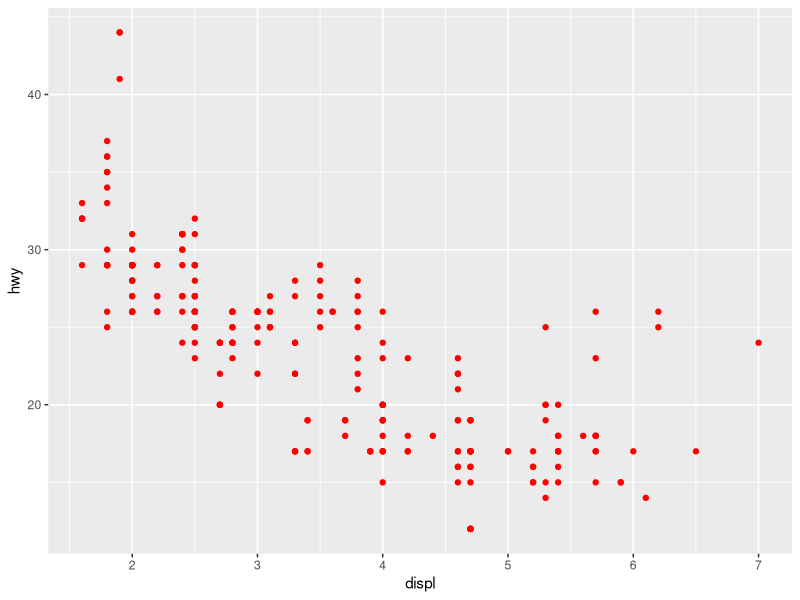
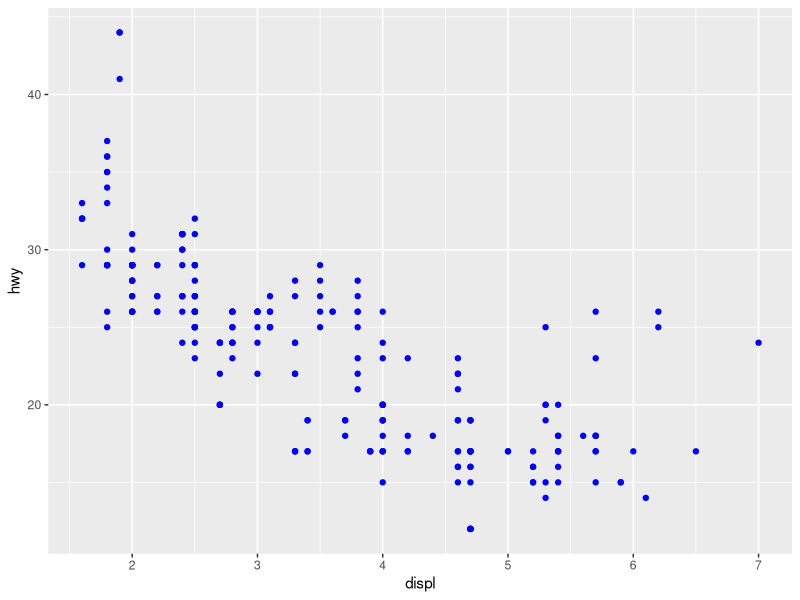
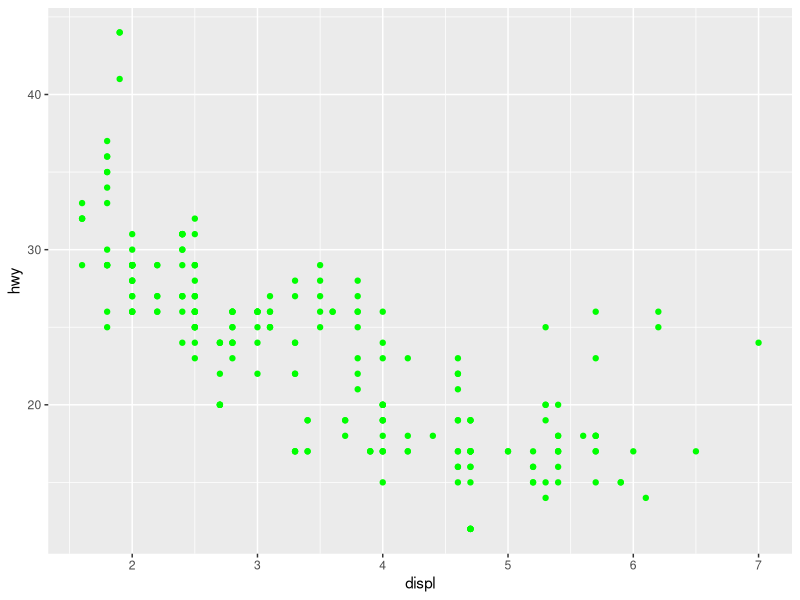
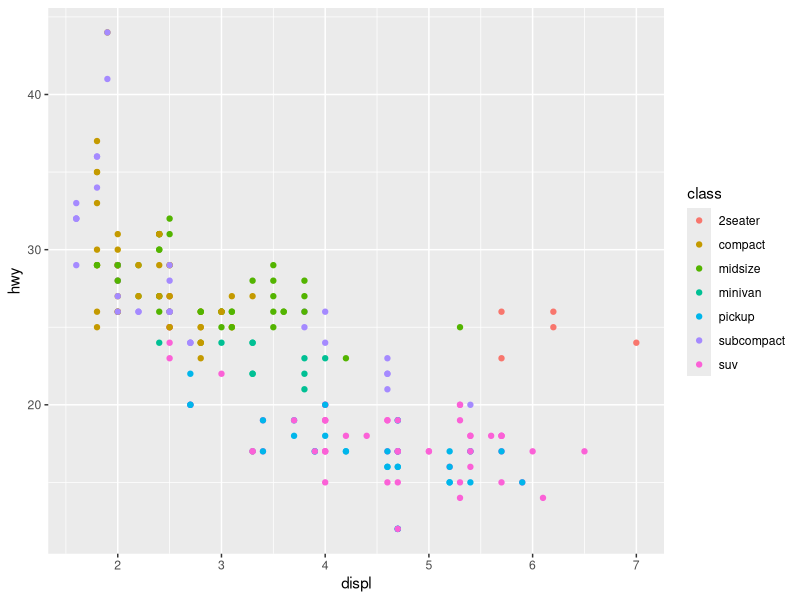
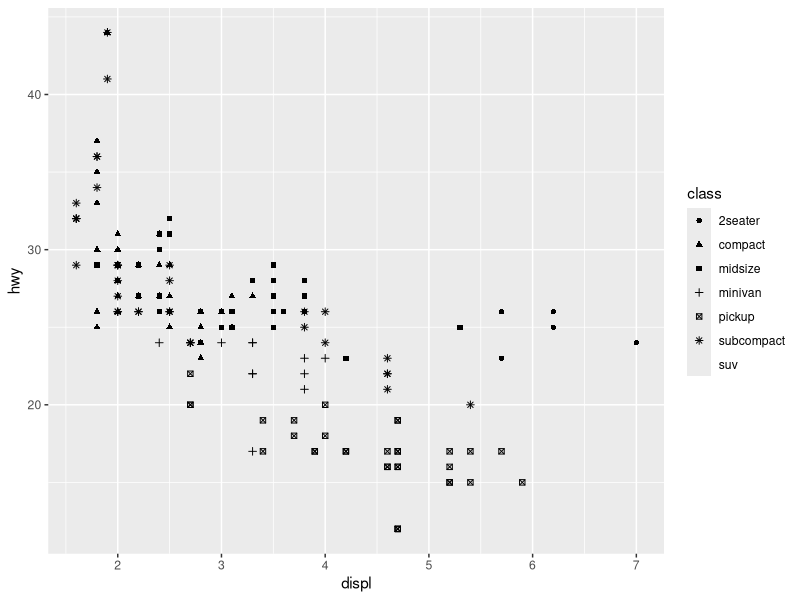
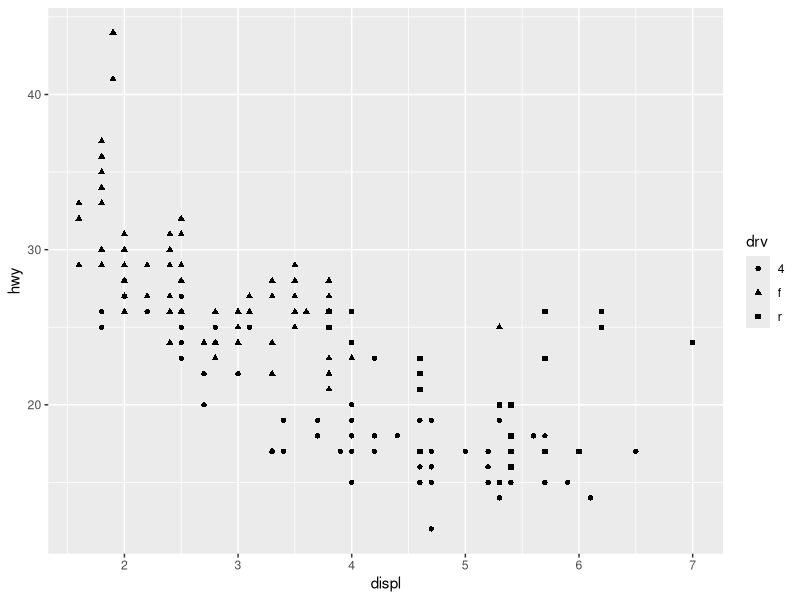

Source code (R) for these figures, in order:
library(tidyverse)

ggplot(
  data = mpg,
  mapping = aes(x = displ, y = hwy)
) +
  geom_point(
    color = "red"
  )

ggplot(
  data = mpg,
  mapping = aes(x = displ, y = hwy)
) +
  geom_point(
    color = "blue"
  )

ggplot(
  data = mpg,
  mapping = aes(x = displ, y = hwy)
) +
  geom_point(
    color = "green"
  )

ggplot(
  data = mpg,
  mapping = aes(x = displ, y = hwy, color = class)
) +
  geom_point()

ggplot(
  data = mpg,
  mapping = aes(
    x = displ,
    y = hwy,
    shape = class
  )
) +
  geom_point()

ggplot(
  data = mpg,
  mapping = aes(
    x = displ,
    y = hwy,
    shape = drv
  )
) +
  geom_point()
